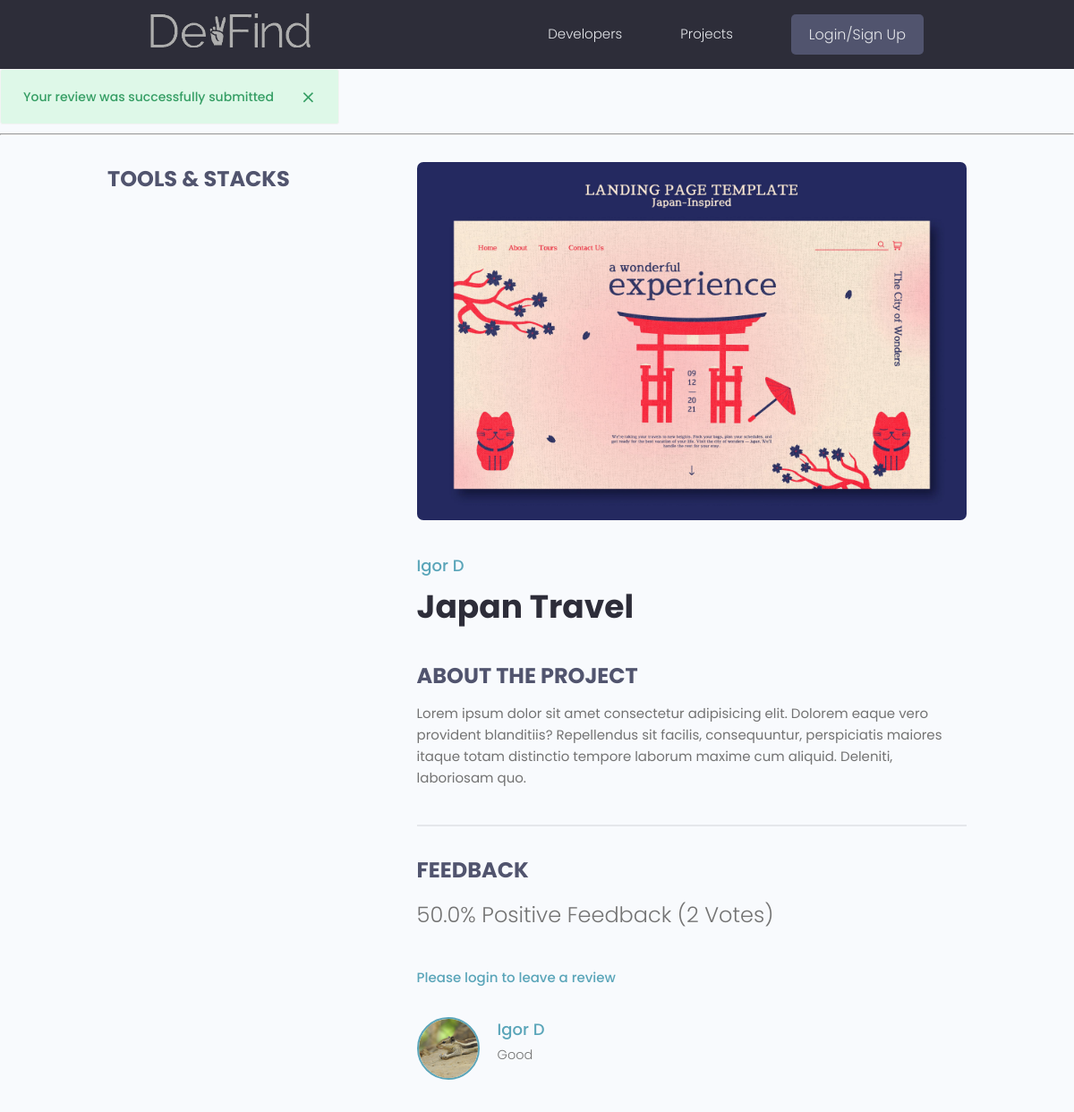
Screenshot of /projects/project/2020900c-0560-4641-8085-3908c844a08f with the database file from the repository.
### projects/models.py (models this page shows, shortened)
class Project(models.Model):
    owner= models.ForeignKey(Profile, null=True, blank=True, on_delete=models.SET_NULL)
    title = models.CharField(max_length=200)
    description = models.TextField(null=True, blank=True)
    featured_image = models.ImageField(null=True, blank=True, default="default.jpg")
    demo_link = models.CharField(max_length=2000, null=True, blank=True)
    source_link = models.CharField(max_length=2000, null=True, blank=True)
    tags = models.ManyToManyField('Tag', blank=True)
    vote_total = models.IntegerField(default=0, null=True, blank=True)
    vote_ratio = models.IntegerField(default=0, null=True, blank=True)
    created = models.DateTimeField(auto_now_add=True)
    id = models.UUIDField(default=uuid.uuid4, unique=True, primary_key=True, editable=False)
    class Meta:
        ordering = ['-vote_ratio', '-vote_total', 'title']
    @property
    def reviewers(self):
        queryset = self.review_set.all().values_list('owner__id', flat=True)
        return queryset
    @property
    def getVoteCount(self):
        reviews = self.review_set.all()
        upVotes = reviews.filter(value='up').count()
        totalVotes = reviews.count()
        if (totalVotes > 0):
            ratio = (upVotes / totalVotes) * 100
        else:
            ratio = 0
        self.vote_total = totalVotes
        self.vote_ratio = ratio
        self.save()

class Review(models.Model):
    VOTE_TYPE = (
        ('up','Up Vote'),
        ('down', 'Down Vote'),
    )
    owner = models.ForeignKey(Profile, null=True, on_delete=models.CASCADE)
    project = models.ForeignKey(Project, on_delete=models.CASCADE)
    body = models.TextField(null=True, blank=True)
    value = models.CharField(max_length=200, choices=VOTE_TYPE)
    created = models.DateTimeField(auto_now_add=True)
    id = models.UUIDField(default=uuid.uuid4, unique=True, primary_key=True, editable=False)
    class Meta:
        unique_together = [['owner', 'project']]

### users/models.py (models this page shows, shortened)
class Profile(models.Model):
    user = models.OneToOneField(User, on_delete=models.CASCADE, null=True, blank=True)
    name = models.CharField(max_length=200, blank=True, null=True)
    email = models.EmailField(max_length=500, blank=True, null=True)
    username= models.CharField(max_length=200, blank=True, null=True)
    location = models.CharField(max_length=200, blank=True, null=True)
    short_intro = models.CharField(max_length=200, blank=True, null=True)
    bio = models.TextField(blank=True, null=True)
    profile_image = models.ImageField(null=True, blank=True, upload_to='profiles/', default="profiles/user-default.png")
    social_github = models.CharField(max_length=200, blank=True, null=True)
    social_twitter = models.CharField(max_length=200, blank=True, null=True)
    social_linkedin = models.CharField(max_length=200, blank=True, null=True)
    social_youtube = models.CharField(max_length=200, blank=True, null=True)
    social_website = models.CharField(max_length=200, blank=True, null=True)
    created = models.DateTimeField(auto_now_add=True)
    id = models.UUIDField(default=uuid.uuid4, unique=True, primary_key=True, editable=False)

### projects/views.py (the view)
# urls.py: path('project/<str:pk>', views.project, name="project"),
def project(request, pk):
    projectObj = Project.objects.get(id=pk)
    form = ReviewForm()
    if request.method == 'POST':
        form = ReviewForm(request.POST)
        review = form.save(commit=False)
        review.project = projectObj
        review.owner = request.user.profile
        review.save()
    projectObj.getVoteCount
    messages.success(request, 'Your review was successfully submitted')
    return render(request, 'projects/single-project.html', {
        "project": projectObj,
        "form": form,
    })

### projects/templates/projects/single-project.html (shortened to what this page needs)
{% extends 'main.html' %} {% block content %}
<hr />
<main class="singleProject my-md">
  <div class="container">
    <div class="layout">
      <div class="column column--1of3">
        <h3 class="singleProject__subtitle">Tools & Stacks</h3>
      </div>
      <div class="column column--2of3">
        <img
          class="singleProject__preview"
          src="{{ project.featured_image.url }}"
          alt="portfolio thumbnail"
        />
        <a href="{% url 'user-profile' project.owner.id %}" class="singleProject__developer"
          >{{project.owner.name}}</a
        >
        <h2 class="singleProject__title">{{project.title}}</h2>
        <h3 class="singleProject__subtitle">About the Project</h3>
        <div class="singleProject__info">{{project.description}}</div>
        <div class="comments">
          <h3 class="singleProject__subtitle">Feedback</h3>
          <h5 class="project--rating">
            {{ project.vote_ratio}}% Positive Feedback ({{ project.vote_total}}
            Vote{{project.vote_total|pluralize:"s"}})
          </h5>
          {% if request.user.profile.id in project.reviewers %}
            <p>You have already submitted a review for this project</p>
          {% elif request.user.profile == project.owner %}
            <p>You cannot review your own work</p>
          {% else %}
            <a href="{% url 'login' %}?next={{request.path}}">Please login to leave a review</a>
          {% endif %}
          <div class="commentList">
            {% for review in project.review_set.all %}
              {% if review.body %}
                <div class="comment">
                  <a href="{% url 'user-profile' review.owner.id %}">
                    <img
                      class="avatar avatar--md"
                      src="{{ review.owner.profile_image.url }}"
                      alt="user"
                    />
                  </a>
                  <div class="comment__details">
                    <a href="{% url 'user-profile' review.owner.id %}" class="comment__author">{{review.owner.name}}</a>
                    <p class="comment__info">{{review.body|linebreaksbr}}</p>
                  </div>
                </div>
                {% endif %}
              {% endfor %}
          </div>
        </div>
      </div>
    </div>
  </div>
</main>
{% endblock content %}

### static/styles/app.css (style rules this page uses)
:root { --color-sub: #2d2d39; }
img { width: 100%; }
.singleProject .column--1of3 { order: 2; }
@media screen and (min-width: 1081px) { .singleProject .column--1of3 { order: 1; } }
@media screen and (min-width: 1081px) { .singleProject .column--2of3 { order: 2; } }
.singleProject__preview { height: 50vh; object-fit: cover; object-position: top center; margin-bottom: 3rem; border-radius: 0.7rem; }
.singleProject__developer { font-size: 1.8rem; font-weight: 500; }
.singleProject__title { font-size: 3.6rem; font-weight: 700; color: var(--color-sub); margin-bottom: 3rem; }
.project--rating { margin-bottom: 1.6em; margin-top: 0.5em; }
.singleProject__subtitle { text-transform: uppercase; font-size: 2.4rem; font-weight: 700; color: var(--color-sub-light); margin-bottom: 1rem; }
.comments { margin-top: 4rem; padding-top: 3rem; border-top: 2px solid var(--color-light); }
.commentList { margin: 3rem 0; }
.comment { display: flex; gap: 2rem; }
.comment__author { font-size: 1.8rem; }
.comment__info { font-size: 1.45rem; }

### static/uikit/styles/modules/_variables.css (style rules this page uses)
:root { --color-main: #5aa5b9; --color-main-light: #e6faff; --color-sub: #3f4156; --color-sub-light: #51546e; --color-sub-lighter: #ededfd; --color-text: #737373; --color-gray: #8b8b8b; --color-light: #e5e7eb; --color-light-gray: #767676; --color-bg: #f8fafd; --color-white: #fffefd; --color-white-light: #f3f3f3; --color-success: #359e64; --color-success-bg: #def8e8; --color-error: #fc4b0b; --color-error-bg: #fff2ee; --font-base: 'Poppins', arial, helvetica, 'Segoe UI', roboto, ubuntu, sans-serif; --font-monospace: 'Fira Code', 'Courier New', courier, monospace; --font-regular: 300; --font-medium: 500; --font-bold: 700; --generic-shadow: 1px 1px 5px #00000010; --generic-transition: all 0.3s ease-in-out; }

### static/uikit/styles/modules/_base.css (style rules this page uses)
* { margin: 0; padding: 0; box-sizing: border-box; text-rendering: optimizeLegibility; color: inherit; font-size: inherit; }
html { font-size: 50%; }
@media only screen and (min-width: 480px) { html { font-size: 56.25%; } }
@media only screen and (min-width: 1200px) { html { font-size: 62.5%; } }
body { line-height: 1.6; font-weight: 400; font-size: 1.5rem; color: var(--color-text); background-color: var(--color-bg); min-height: 100vh; }

### static/uikit/styles/modules/_typography.css (style rules this page uses)
* { font-family: var(--font-base); }
h2 { font-size: 3.6rem; font-weight: var(--font-bold); }
h3 { font-size: 3.2rem; font-weight: var(--font-medium); }
h5 { font-size: 2.4rem; font-weight: var(--font-medium); }
h5, h6 { font-weight: var(--font-regular); }
p, span, strong { font-size: 1.6rem; color: var(--color-text); font-weight: var(--font-regular); }
a { padding-bottom: 2px; text-decoration: none; display: inline-block; color: var(--color-main); font-weight: var(--font-medium); }

### static/uikit/styles/modules/_utilities.css (style rules this page uses)
.container { width: 92%; max-width: 165rem; margin: 0 auto; box-sizing: border-box; }
@media screen and (min-width: 1000px) { .container { width: 90%; } }
@media screen and (min-width: 1200px) { .container { width: 80%; } }
.my-md { margin: 3rem auto; }

### static/uikit/styles/modules/_avatar.css (style rules this page uses)
.avatar { border-radius: 50%; border: 2px solid var(--color-main); object-fit: cover; }
.avatar--md { height: 7rem; width: 7rem; }

### static/uikit/styles/modules/_layout.css (style rules this page uses)
.layout { display: flex; flex-flow: row wrap; justify-content: space-between; }
.layout > .column { margin-bottom: 3rem; }
.layout > .column.column--1of3 { flex-basis: 30%; }
.layout > .column.column--2of3 { flex-basis: 64%; }

### rows the page displays
Project: featured_image (picture), owner.name "Igor D", title "Japan Travel", description "Lorem ipsum dolor sit amet consectetur adipisicing elit. Dolorem eaque vero provident blanditiis? Repellendus sit facilis, consequuntur, perspiciatis maiores itaque totam distinctio tempore laborum maxime cum aliquid. Deleniti, laboriosam quo.", vote_ratio "50.0", vote_total "2"
Review: owner.profile_image (picture), owner.name "Igor D", body "Good"

### other values shown
{{ message }} "Your review was successfully submitted"
